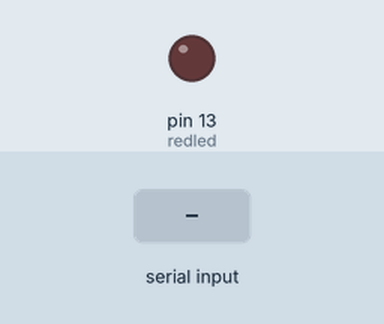
Simulated run of this sketch. Board: Arduino Uno, built with avr-gcc and run on an emulated ATmega328P. Shown: output pins drawn as LEDs (lit = HIGH). Dashed ring = blinking. The test bench sets the inputs (shaded band). What the sketch prints to the serial monitor is not drawn.

Above: at 0.8 s.
0.9 s: "90,45\n" received over Serial
At 1.7 s:
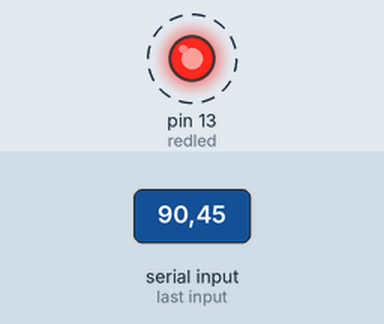
Timing chart, 0 to 9.9 s (numbered marks = the images above; inputs shaded):
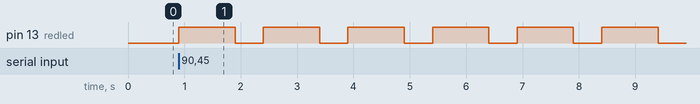

Measured:
- after the input at 0.9 s, pin 13 (redled): alternates HIGH for 1.0 s and LOW for 0.50 s, starting at once

The sketch:

input_from_user.ino
```cpp
// I have defined the red led pin.
int redled = 13;

// Here I have defined the on and off time.
int ontime = 1000;
int offtime = 500;

// This is the variable where redblinks input will store.
int redblinks;

void setup() {
  pinMode(redled, OUTPUT);

  // To start the Serial Monitor.
  Serial.begin(9600);

  // This is for the Red Led.
  Serial.print("How many times do you want red led to blink?");
  while (Serial.available() == 0) {}

  // It will only accept integer as an input.
  redblinks = Serial.parseInt();
}

void loop() {

  // This loop will run redblinks times.
  for (int i = 0; i <= redblinks; i++) {
    digitalWrite(redled, HIGH);
    delay(ontime);
    digitalWrite(redled, LOW);
    delay(offtime);
  }

  // Give a break of 2 seconds.
  delay(2000);
}
```
